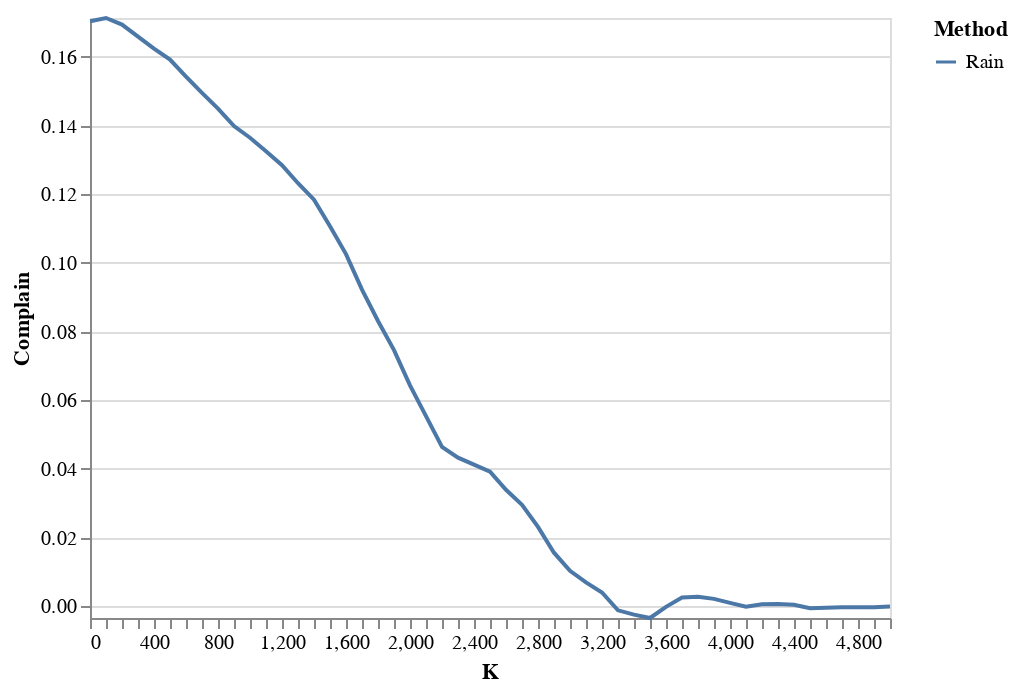

Notebook code for this chart:
### Code cell
from tqdm.notebook import tnrange, trange
K = 5000
corrsel = proc.corrsel
manager = ModelManagerLM(proc.x_train, proc.y_train, LogReg(1), 256)
manager.model.set_weights(manager0.model.get_weights())
manager.delta = tf.Variable(manager0.delta.value(), name="delta")
ranker = InfluenceRanker(manager=manager, on=proc.complain)
fixer = AutoFixer(manager, corrsel, K)

impacts = []
AQs = []
weighted_f1 = []
rank_list = []
rank_time_rain = 0
model_time_rain = 0
AQ = proc.complain(manager).AQ
f1 = f1_score(proc.y_test.numpy(), manager.model.predict(proc.x_test).numpy(), average='weighted')
AQs.append(float(AQ))
weighted_f1.append(f1)

x, y = manager.get_remaining()
male_ids = (x[:, 0] == 1).numpy()
female_ids = (x[:, 0] == 0).numpy()
one_ids = (y == 1).numpy()
zero_ids = (y == 0).numpy()
male_impact = (male_ids[:] & one_ids[:]).sum() / male_ids.sum()
female_impact = (female_ids[:] & one_ids[:]).sum() / female_ids.sum()
impacts.append(abs(female_impact - male_impact))

step_size = 100
rain_k = int(np.ceil(K / step_size))
for k in trange(0, rain_k):
    nfix = min(step_size, K - step_size * k)
    assert nfix > 0

    start = time.time()
    rank = rank_fix(ranker, fixer, nfix)
    middle = time.time()
    manager.fit(max_iter=1000, tol=1e-5, print_value=True)
    end = time.time()
    
    rank_list.append(rank.numpy())
    rank_time_rain += middle - start
    model_time_rain += end - middle
    
    x, y = manager.get_remaining()
    male_ids = (x[:, 0] == 1).numpy()
    female_ids = (x[:, 0] == 0).numpy()
    one_ids = (y == 1).numpy()
    zero_ids = (y == 0).numpy()

    male_impact = (male_ids[:] & one_ids[:]).sum() / male_ids.sum()
    female_impact = (female_ids[:] & one_ids[:]).sum() / female_ids.sum()
    impact = abs(female_impact - male_impact)
    AQ = proc.complain(manager).AQ
    f1 = f1_score(proc.y_test.numpy(), manager.model.predict(proc.x_test).numpy(), average='weighted')
    impacts.append(impact)
    AQs.append(float(AQ))
    weighted_f1.append(f1)

print("Rank_time:", rank_time_rain)
print("Model_time:", model_time_rain)

df_rain = pd.DataFrame({
    "Complain": np.array(AQs),
    "Impact": np.array(impacts),
    "F1": np.array(weighted_f1),
    "K": [1] + list(range(step_size, K + step_size, step_size)),
    "Method": np.repeat("Rain", len(AQs)),
})
alt.Chart(pd.concat([df_rain])).mark_line().encode(
    alt.X('K:Q', axis=alt.Axis(tickCount=df_rain.shape[0], grid=False)),
    alt.Y("Complain:Q", scale=alt.Scale(domain=[min(AQs),max(AQs)])),
    color = "Method"
)

### Figure 1 — Vega-Lite specification as saved in the notebook (floating-point values rounded to 4 significant figures)
{"config": {"view": {"continuousWidth": 400, "continuousHeight": 300}}, "data": {"name": "data-6dfeeeee18a01a409c0a43e56fa41a21"}, "mark": "line", "encoding": {"color": {"type": "nominal", "field": "Method"}, "x": {"type": "quantitative", "axis": {"grid": false, "tickCount": 51}, "field": "K"}, "y": {"type": "quantitative", "field": "Complain", "scale": {"domain": [-0.003438, 0.1714]}}}, "$schema": "https://vega.github.io/schema/vega-lite/v4.8.1.json", "datasets": {"data-6dfeeeee18a01a409c0a43e56fa41a21": [{"Complain": 0.1704, "Impact": 0.2043, "F1": 0.8174, "K": 1, "Method": "Rain"}, {"Complain": 0.1714, "Impact": 0.2021, "F1": 0.8187, "K": 100, "Method": "Rain"}, {"Complain": 0.1694, "Impact": 0.1988, "F1": 0.8187, "K": 200, "Method": "Rain"}, {"Complain": 0.1659, "Impact": 0.1947, "F1": 0.8178, "K": 300, "Method": "Rain"}, {"Complain": 0.1624, "Impact": 0.1908, "F1": 0.8192, "K": 400, "Method": "Rain"}, {"Complain": 0.1592, "Impact": 0.1874, "F1": 0.8214, "K": 500, "Method": "Rain"}, {"Complain": 0.1543, "Impact": 0.1834, "F1": 0.8216, "K": 600, "Method": "Rain"}, {"Complain": 0.1495, "Impact": 0.1793, "F1": 0.8228, "K": 700, "Method": "Rain"}, {"Complain": 0.145, "Impact": 0.1753, "F1": 0.8226, "K": 800, "Method": "Rain"}, {"Complain": 0.1399, "Impact": 0.1714, "F1": 0.8217, "K": 900, "Method": "Rain"}, {"Complain": 0.1365, "Impact": 0.1684, "F1": 0.8221, "K": 1000, "Method": "Rain"}, {"Complain": 0.1326, "Impact": 0.1652, "F1": 0.8219, "K": 1100, "Method": "Rain"}, {"Complain": 0.1285, "Impact": 0.1623, "F1": 0.8212, "K": 1200, "Method": "Rain"}, {"Complain": 0.1232, "Impact": 0.1584, "F1": 0.8244, "K": 1300, "Method": "Rain"}, {"Complain": 0.1184, "Impact": 0.1548, "F1": 0.8224, "K": 1400, "Method": "Rain"}, {"Complain": 0.1107, "Impact": 0.1501, "F1": 0.8223, "K": 1500, "Method": "Rain"}, {"Complain": 0.1026, "Impact": 0.1448, "F1": 0.8194, "K": 1600, "Method": "Rain"}, {"Complain": 0.09223, "Impact": 0.1394, "F1": 0.8196, "K": 1700, "Method": "Rain"}, {"Complain": 0.08309, "Impact": 0.1343, "F1": 0.8196, "K": 1800, "Method": "Rain"}, {"Complain": 0.07461, "Impact": 0.1291, "F1": 0.819, "K": 1900, "Method": "Rain"}, {"Complain": 0.06432, "Impact": 0.1237, "F1": 0.8143, "K": 2000, "Method": "Rain"}, {"Complain": 0.05539, "Impact": 0.1188, "F1": 0.8143, "K": 2100, "Method": "Rain"}, {"Complain": 0.04638, "Impact": 0.1137, "F1": 0.813, "K": 2200, "Method": "Rain"}, {"Complain": 0.04327, "Impact": 0.1099, "F1": 0.813, "K": 2300, "Method": "Rain"}, {"Complain": 0.04126, "Impact": 0.1059, "F1": 0.813, "K": 2400, "Method": "Rain"}, {"Complain": 0.03917, "Impact": 0.1025, "F1": 0.8113, "K": 2500, "Method": "Rain"}, {"Complain": 0.03391, "Impact": 0.09722, "F1": 0.8115, "K": 2600, "Method": "Rain"}, {"Complain": 0.02952, "Impact": 0.09359, "F1": 0.8109, "K": 2700, "Method": "Rain"}, {"Complain": 0.02311, "Impact": 0.0878, "F1": 0.8113, "K": 2800, "Method": "Rain"}, {"Complain": 0.01559, "Impact": 0.08165, "F1": 0.8075, "K": 2900, "Method": "Rain"}, {"Complain": 0.01029, "Impact": 0.07604, "F1": 0.8064, "K": 3000, "Method": "Rain"}, {"Complain": 0.006932, "Impact": 0.07225, "F1": 0.8055, "K": 3100, "Method": "Rain"}, {"Complain": 0.003984, "Impact": 0.06739, "F1": 0.8037, "K": 3200, "Method": "Rain"}, {"Complain": -0.001199, "Impact": 0.06207, "F1": 0.8039, "K": 3300, "Method": "Rain"}, {"Complain": -0.002469, "Impact": 0.0764, "F1": 0.8034, "K": 3400, "Method": "Rain"}, {"Complain": -0.003438, "Impact": 0.09121, "F1": 0.8026, "K": 3500, "Method": "Rain"}, {"Complain": -0.000197, "Impact": 0.1065, "F1": 0.8049, "K": 3600, "Method": "Rain"}, {"Complain": 0.00256, "Impact": 0.1224, "F1": 0.8045, "K": 3700, "Method": "Rain"}, {"Complain": 0.00278, "Impact": 0.1174, "F1": 0.802, "K": 3800, "Method": "Rain"}, {"Complain": 0.00213, "Impact": 0.1108, "F1": 0.8014, "K": 3900, "Method": "Rain"}, {"Complain": 0.0009836, "Impact": 0.104, "F1": 0.7929, "K": 4000, "Method": "Rain"}, {"Complain": -0.0001618, "Impact": 0.09714, "F1": 0.7921, "K": 4100, "Method": "Rain"}, {"Complain": 0.0005895, "Impact": 0.1136, "F1": 0.7926, "K": 4200, "Method": "Rain"}, {"Complain": 0.0006444, "Impact": 0.1066, "F1": 0.7916, "K": 4300, "Method": "Rain"}, {"Complain": 0.0004328, "Impact": 0.09948, "F1": 0.7893, "K": 4400, "Method": "Rain"}, {"Complain": -0.0006104, "Impact": 0.09223, "F1": 0.7887, "K": 4500, "Method": "Rain"}, {"Complain": -0.0004858, "Impact": 0.1093, "F1": 0.789, "K": 4600, "Method": "Rain"}, {"Complain": -0.0003332, "Impact": 0.1236, "F1": 0.789, "K": 4700, "Method": "Rain"}, {"Complain": -0.0003057, "Impact": 0.1348, "F1": 0.789, "K": 4800, "Method": "Rain"}, {"Complain": -0.0002751, "Impact": 0.1373, "F1": 0.789, "K": 4900, "Method": "Rain"}, {"Complain": -0.0001092, "Impact": 0.1394, "F1": 0.789, "K": 5000, "Method": "Rain"}]}}
